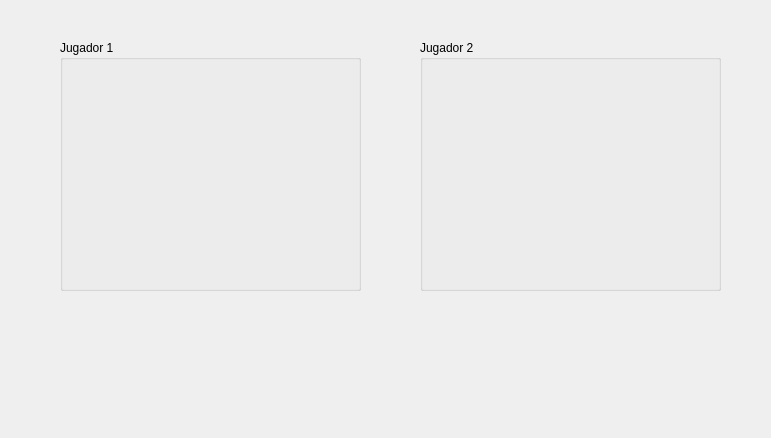
<?xml version="1.0" encoding="UTF-8"?>
<ui version="4.0">
 <class>Logmulti</class>
 <widget class="QDialog" name="Logmulti">
  <property name="geometry">
   <rect>
    <x>0</x>
    <y>0</y>
    <width>771</width>
    <height>438</height>
   </rect>
  </property>
  <property name="windowTitle">
   <string>Dialog</string>
  </property>
  <widget class="QGroupBox" name="groupBox">
   <property name="geometry">
    <rect>
     <x>60</x>
     <y>40</y>
     <width>301</width>
     <height>251</height>
    </rect>
   </property>
   <property name="title">
    <string>Jugador 1</string>
   </property>
  </widget>
  <widget class="QGroupBox" name="groupBox_2">
   <property name="geometry">
    <rect>
     <x>420</x>
     <y>40</y>
     <width>301</width>
     <height>251</height>
    </rect>
   </property>
   <property name="title">
    <string>Jugador 2</string>
   </property>
  </widget>
 </widget>
 <resources/>
 <connections/>
</ui>
